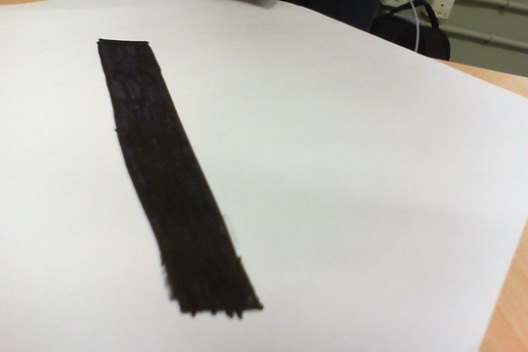
#> input picture newdarkline.jpg, 528 x 352 px, given in place of PhotoshopRectangle (2).png, which was not available
$ python ratioforalignment.py   (older library calls are emulated)
#> lines starting #> are read from the running program, lines starting #| are printed output that depends on the picture; after the words box and inside, x2 and y2 are one past the last pixel; in counts of white or black regions, pixels touching at a corner belong together; long printed decimals are rounded; pictures that were not available may be replaced by others from this repository, and a replacement may not be noted
import cv2
import numpy as np
import argparse
import cv2
import math
import sys

def getX(contour, index):
    return contour[index][0][0]

def getY(contour, index):
    return contour[index][0][1]

def findCenter(img):
    dimensions = img.shape
    height = dimensions[0]
    width = dimensions[1]
    centerx = width/2
    centery = height/2
    return [centerx, centery]

def findDistance(centerArray, xRight, xLeft):
    print("x's",xRight,xLeft)
    xLineCenter = .5 * (xRight + xLeft)
    print("xlinecenter", xLineCenter)
    print(centerArray)
    distance = (2 * (xLineCenter - centerArray[0]))/(xRight - xLeft)
    #if negative, line is on left side
    return distance


def main():
    originalImage = cv2.imread("/Users/hankinhomecomputer/Documents/PhotoshopRectangle (2).png")
#> originalImage is the input picture: shape (352, 528, 3); mean B, G, R 178.6, 184.9, 186.7
    originalImage = cv2.bitwise_not(originalImage)
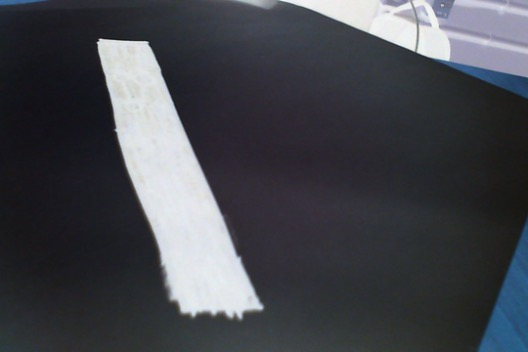
#> originalImage: shape (352, 528, 3); mean B, G, R 76.4, 70.1, 68.3
    grayImage = cv2.cvtColor(originalImage, cv2.COLOR_BGR2GRAY)
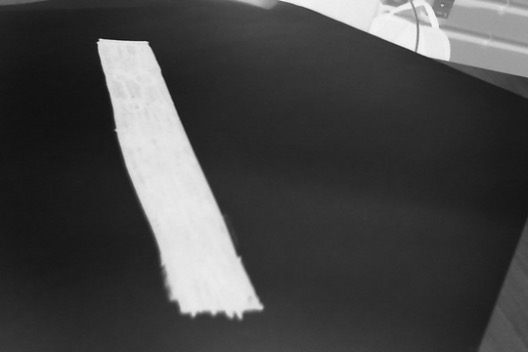
#> grayImage: shape (352, 528); min 17, max 246, mean 70.3
    ret, thresh = cv2.threshold(grayImage, 127, 255, 0)
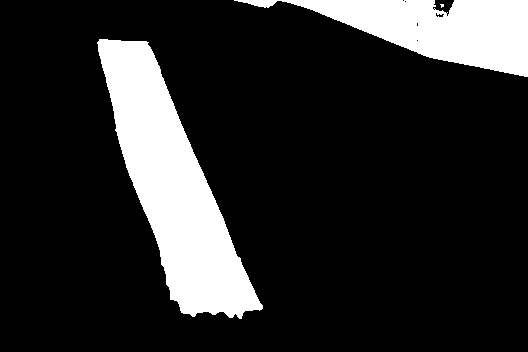
#> thresh: shape (352, 528); 16.3% white; 3 white regions (1 under 20 px)
    image2, contours, hierarchy = cv2.findContours(thresh, cv2.RETR_TREE, cv2.CHAIN_APPROX_SIMPLE)
#> contours = 8 contours, 5 with area under 20; largest, box (x1, y1, x2, y2) and area: (97, 39, 263, 319) 19106, (234, 0, 528, 77) 10484, (435, 12, 445, 18) 27
    #cv2.drawContours(image2, contours, -1, (100,255,0), 3)

    print("Must be 1: " + str(len(contours)))
#| Must be 1: 8

    cnt = contours[0]
#> cnt = contour of 416 points, box (x1, y1, x2, y2) (97, 39, 263, 319), area 19106
    epsilon = 0.03*cv2.arcLength(cnt, True)
#> epsilon = 23.39
    approx = cv2.approxPolyDP(cnt,epsilon, True)
#> approx = [[99, 39], [170, 299], [261, 309], [148, 42]]

    x2 = -1
    y2 = sys.maxsize
    #get top *right* point
    for i in range(len(cnt)):
        if(getX(cnt, i) > x2 or ((getX(cnt, i) == x2) and getY(cnt, i) < y2)):
            x2=getX(cnt,i)
            y2=getY(cnt,i)
#> this loop made 416 passes
#> (x2, y2) on passes 1, 9, 11, 13, 15, 17, 19, 21, 23, 25, 27, 29: (99, 39), (100, 56), (101, 59), (102, 64), (103, 68), (104, 71), (105, 74), (106, 77), (107, 83), (108, 87), (109, 90), (110, 93)
#> x2 on pass 139: 166
#> after the loop, x2 = 262; y2 = 305

    x1 = -1
    y1 = -1
    #get *bottom* right point
    for i in range(len(cnt)):
        if(getY(cnt, i) > y1 or ((getY(cnt, i) == y1) and getX(cnt, i) > x1)):
            x1=getX(cnt,i)
            y1=getY(cnt,i)
#> this loop made 416 passes
#> (x1, y1) on passes 1 to 12: (99, 39), (99, 40), (97, 42), (97, 43), (98, 44), (98, 51), (99, 52), (99, 55), (100, 56), (100, 58), (101, 59), (101, 63)
#> x1 on pass 100: 144
#> after the loop, x1 = 241; y1 = 318

    top = y2-y1
#> top = -13
    bottom = x2-x1
#> bottom = 21
    radians = top/float(bottom)
#> radians = -0.619
    degrees = math.degrees(radians)
#> degrees = -35.47
    #print(radians)
    print(degrees)
#| -35.469

    cv2.drawContours(image2, [approx], -1, (100,255,0), 3)
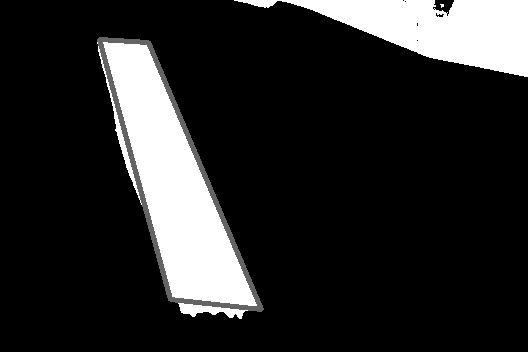
#> image2: shape (352, 528); 1.92% of pixels changed, all inside (x1, y1, x2, y2) = (97, 37, 264, 312)

    #cirlce points
    print(x2, y2)
#| 262 305
    print(x1, y1)
#| 241 318
    cv2.circle(image2,(x1,y1),10,(255,0,0))
#> image2: shape (352, 528); 0.02% of pixels changed, all inside (x1, y1, x2, y2) = (231, 308, 252, 329)
    cv2.circle(image2,(x2,y2),10,(255,0,0))
#> image2: shape (352, 528); min 0, max 255, mean 40.4
    print(findCenter(originalImage))
#| [264.0, 176.0]

    cv2.imshow("angle", image2) # highlights two points used to get angle
    cv2.waitKey()

    #get *top* left point
    xT = sys.maxsize
    yT = sys.maxsize
    for i in range(len(cnt)):
        if(getY(cnt, i) < yT or ((getY(cnt, i) == yT) and getX(cnt, i) < xT)):
            xT=getX(cnt,i)
            yT=getY(cnt,i)
#> this loop made 416 passes
#> after the loop, xT = 99; yT = 39

    #get bottom *left* point
    xB = sys.maxsize
#> xB = 9223372036854775807
    yB = -1
    for i in range(len(cnt)):
        if(getX(cnt, i) < xB or ((getX(cnt, i) == xB) and getY(cnt, i) > yB)):
            xB=getX(cnt,i)
            yB=getY(cnt,i)
#> this loop made 416 passes
#> after the loop, xB = 97; yB = 43
    #circle all points
    cv2.circle(image2,(xT,yT),10,(255,0,0))
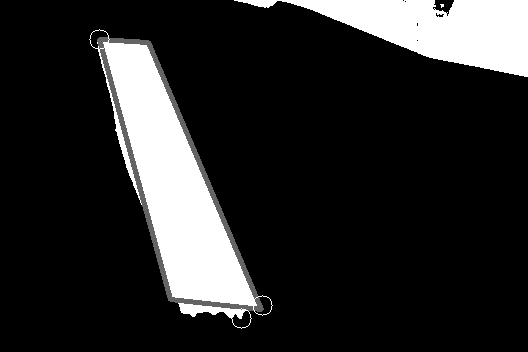
#> image2: shape (352, 528); min 0, max 255, mean 40.4
    cv2.circle(image2,(xB,yB),10,(255,0,0))
#> image2: shape (352, 528); 0.02% of pixels changed, all inside (x1, y1, x2, y2) = (87, 33, 107, 54)
    print("distance:",findDistance(findCenter(originalImage),x2,xT))
#| x's 262 99
#> in findDistance, `xLineCenter = .5 * (xRight + xLeft)`: xLineCenter = 180.5
#| xlinecenter 180.5
#> in findDistance, `distance = (2 * (xLineCenter - centerArray[0]))/(xRight - xLeft)`: distance = -1.02
#| distance: -1.025
    cv2.imshow("allPoints",image2) #highlights all four points
    cv2.waitKey()
main()
